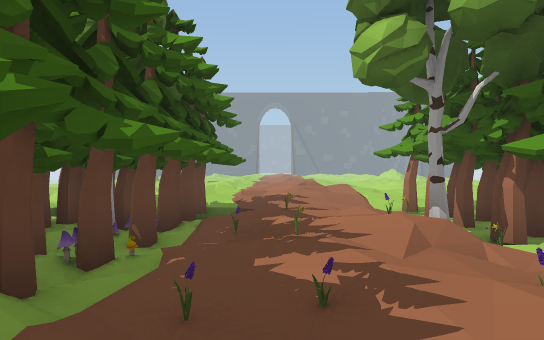
[1] (above)

24 first-person views from a walk through a scene from a Unity 3-D project. The camera is 1.5 m above the floor, looks level and sees 75° across. The floor is counted in squares, 2 m on a side. Each view is taken from the middle of a square. On the plan, view 1 faces up. The plan holds only what a view shows up to about 11 squares ahead; the rest is blank. The place goes on beyond the plan. The player character is not drawn. Some animated figures are not drawn. Some surface patterns are stand-ins.

[2]
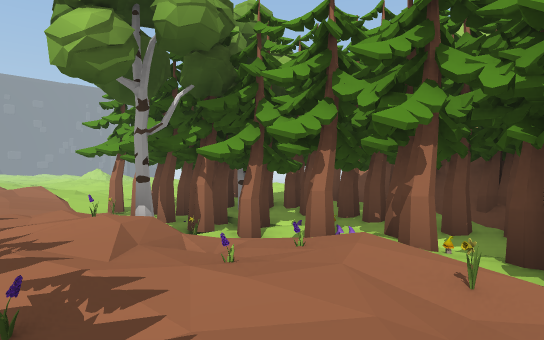

[3]
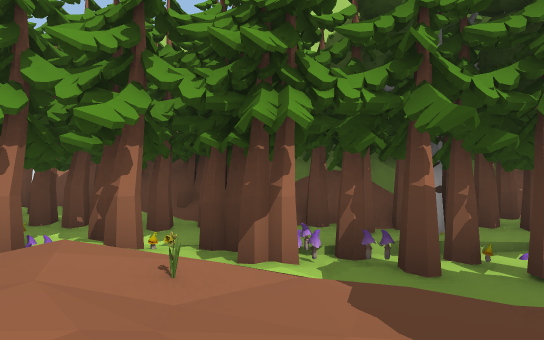

[4]
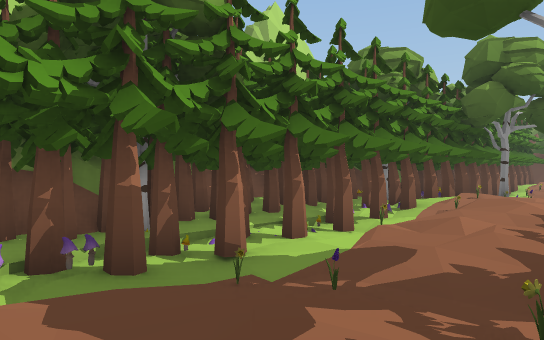

[5]
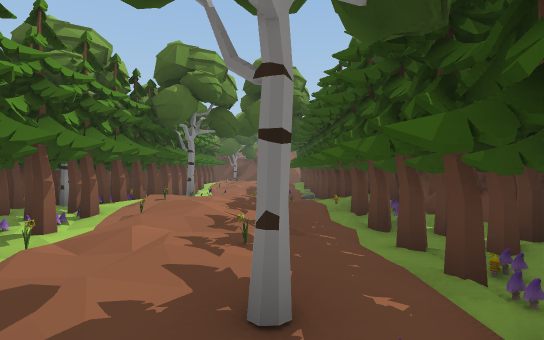

[6]
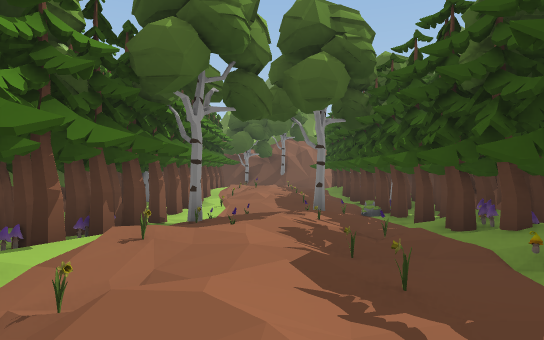

[7]
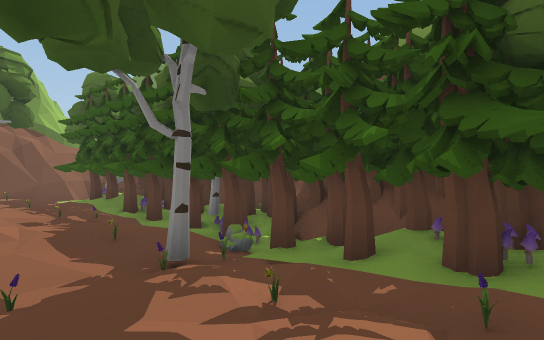

[8]
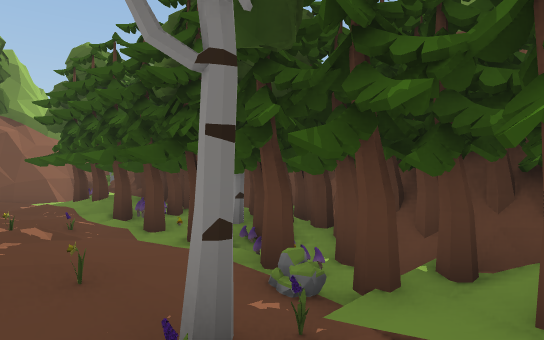

[9]
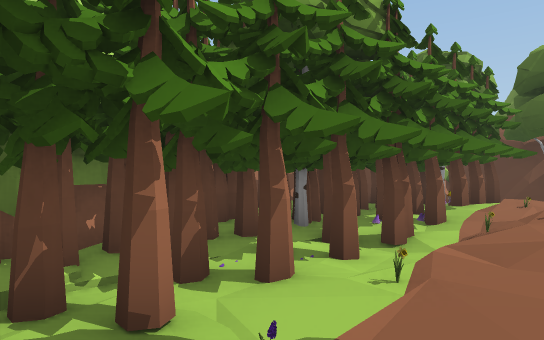

[10]
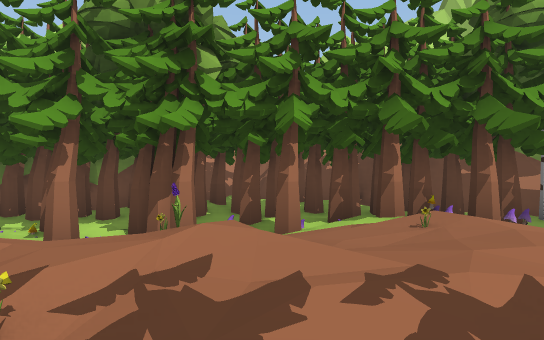

[11]
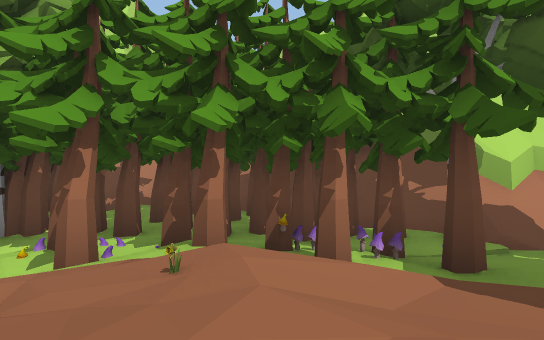

[12]
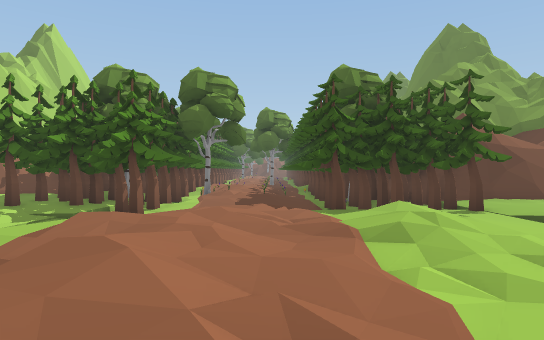

[13]
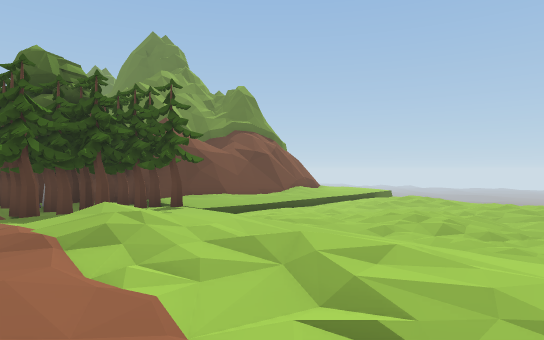

[14]
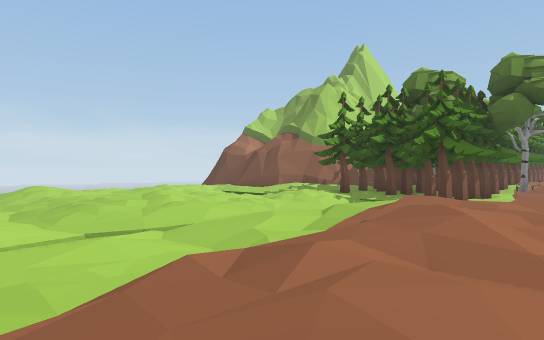

[15]
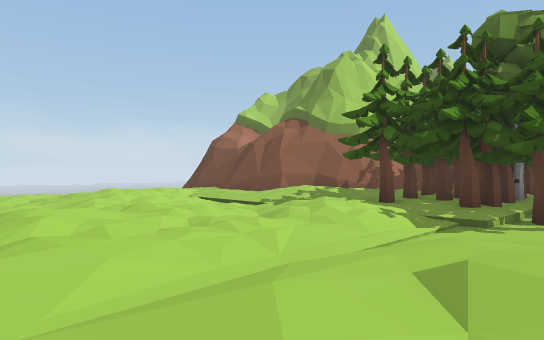

[16]
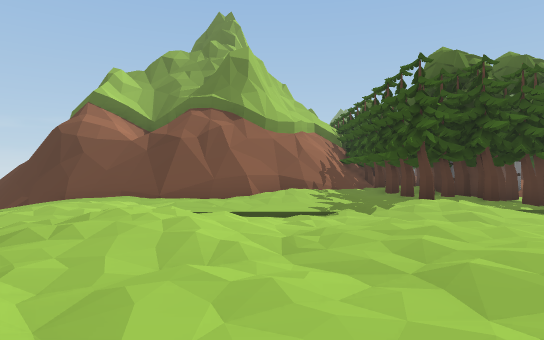

[17]
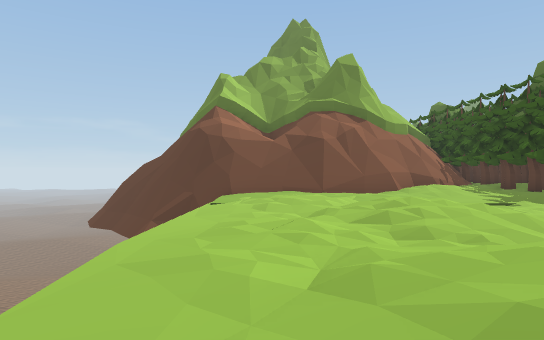

[18]
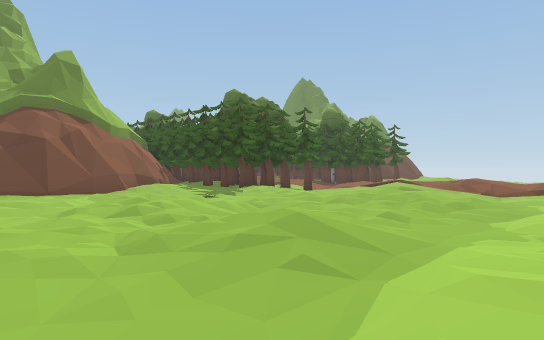

[19]
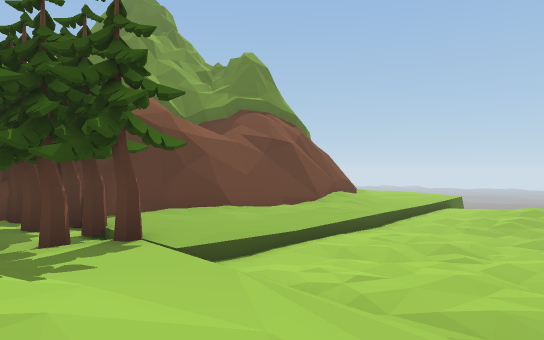

[20]
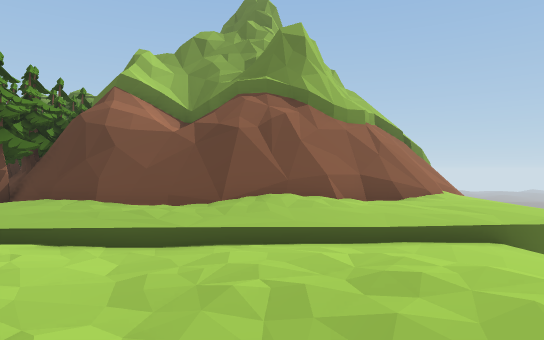

[21]
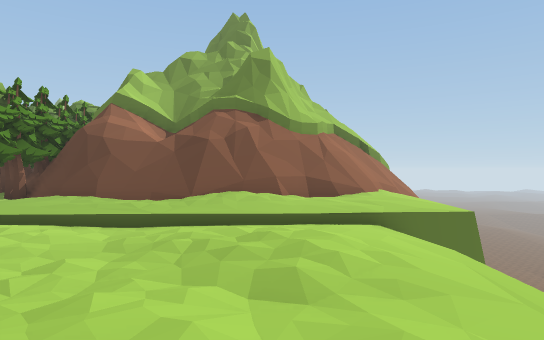

[22]
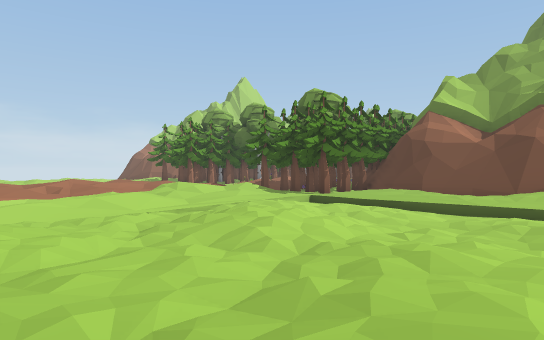

[23]
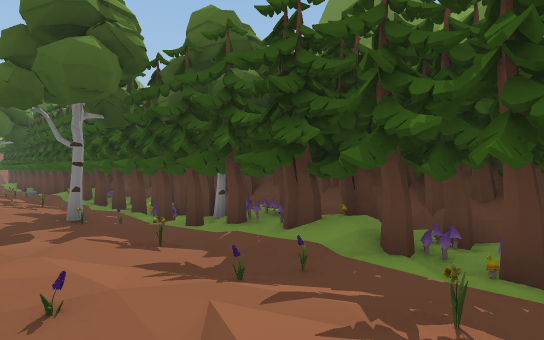

[24]
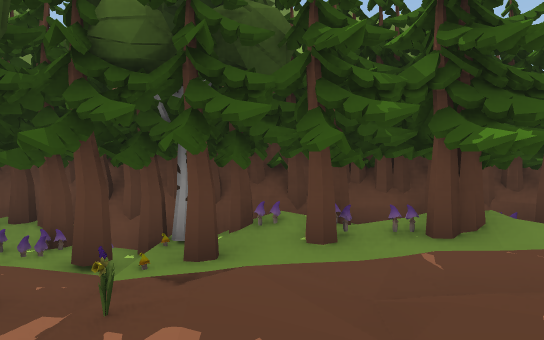

### Floor plan
Key: @ floor where view 1 was taken; # wall or solid block; . main floor; : floor 0.25 m higher than the main floor; - floor 0.25 m lower than the main floor; + floor 0.5 m higher than the main floor; _ floor 0.5 m lower than the main floor; < floor 0.75 m lower than the main floor; / step, stairs or slope; ^ raised ledge; v drop or lower ground; T tree; M mushroom; R rock; O other object.
Columns run from 16 left of view 1 to 16 right of it. Each row starts with its distance up from view 1.
 18     - __/       . ___      -.. -
 17     ---__-/_--_ ::.--_----_---_
 16     -.______-.--:::___-..---/.-_
 15     --______.._-/+/-__.::...::--
 14   <__-__-.__.:..:+/-._.::..-.---v
 13   <___<_-___-....+.:._-...--.-.-v
 12   __-_<<__---:+:.:+:-_-...-::.-_v
 11   __-__<___--.:..+..-_-----.:.--v
 10   /____<___/-::-...-__..-__--..-
  9 v/---------T--/-..-__/...----..-
  8 v....:...../TTT_--_TTT.T.......-
  7 /...######.TTTT-..-T TT..::######
  6 /.###   ###TTTO-O:OT TO./###
  5 -##        TO TOOOTT  OT##
  4 ^#         TTO_-.+/TTTTT#
  3 #          OTTOMO+/- OOT
  2            OOT MO::T T#T
  1             OTMTO:OT OT
  0             OTOO@:.TOOO
 -1             TTOO...TMTOO
 -2              TOOOOO_O #O
 -3             OT OT.-T T
 -4            OTTO-O:OT TT
 -5             #TT-...TO O
 -6             OOO-.+/TOT
 -7               .-O+OTOTO#
 -8              O MO:O: O#
 -9              TOT.::TMT
-10               MOO:.TOT
-11              TTMT.TT
-12            OTT_-OOOTTTTO
-13             OTOR-._T TO
-14             OTO-O:OT TT
-15            #TTOO.:.T TTO#
-16            OTT O/O/TOTTO#
-17              OO-:+/TOTTT#
-18              OO.O:.T TTT#
-19                T.:+MOTTT
-20              O ..:.TOT O
-21              T.-/ .T_T#

Where each view was taken, in squares from view 1:
view 1: 0 up, 0 right, facing up
view 2: 0 up, 0 right, facing up-right
view 3: 0 up, 0 right, facing right
view 4: 0 up, 0 right, facing down-right
view 5: 1 down, 0 right, facing down
view 6: 5 down, 1 right, facing down
view 7: 9 down, 2 right, facing down-left
view 8: 11 down, 1 right, facing down-left
view 9: 11 down, 1 right, facing down-right
view 10: 17 down, 1 left, facing right
view 11: 19 down, 0 right, facing right
view 12: 17 up, 0 right, facing down
view 13: 17 up, 0 right, facing down-left
view 14: 18 up, 0 right, facing down-right
view 15: 15 up, 3 right, facing down-right
view 16: 16 up, 10 right, facing down
view 17: 17 up, 14 right, facing down
view 18: 18 up, 15 right, facing down-left
view 19: 13 up, 3 left, facing down-left
view 20: 14 up, 11 left, facing down
view 21: 16 up, 12 left, facing down
view 22: 18 up, 12 left, facing down-right
view 23: 4 up, 2 right, facing down-left
view 24: 1 down, 2 right, facing left
